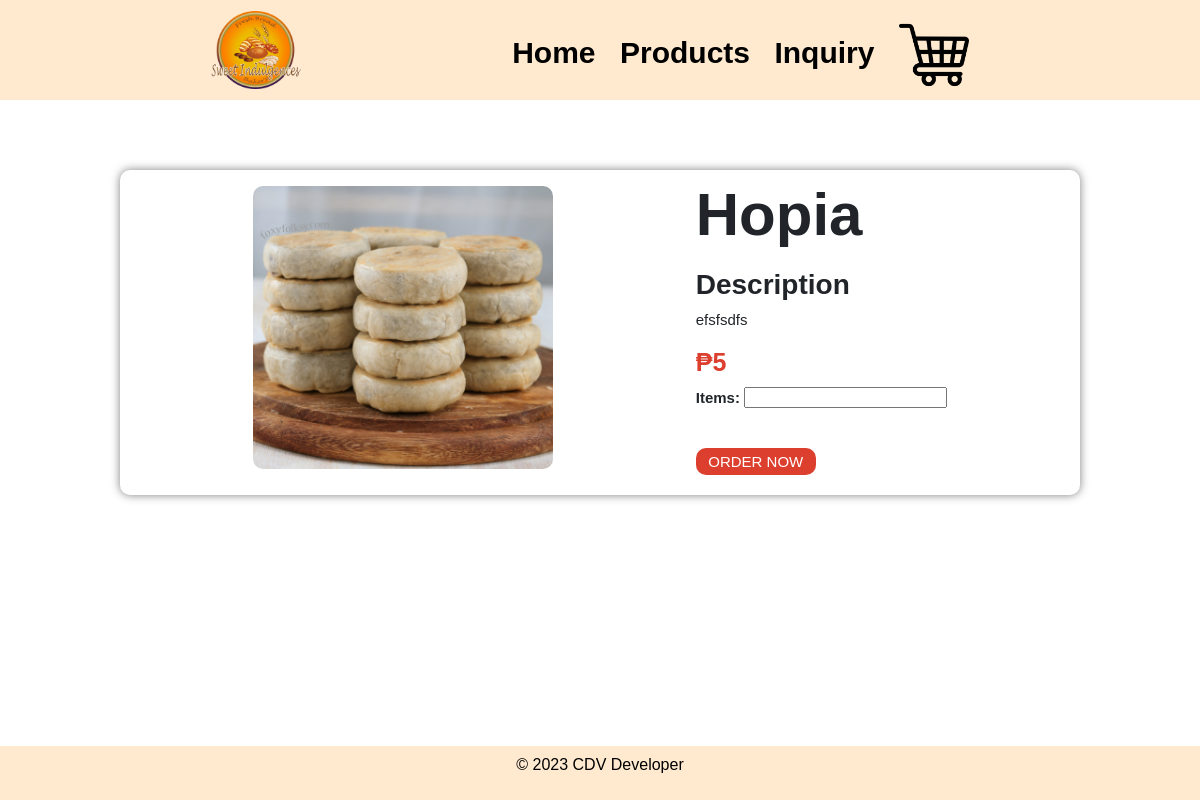
The app's page /buynow/product.php?ID=12 with its own data.
### tables this page shows
CREATE TABLE `products` (
  `Id` int(11) NOT NULL,
  `product_name` varchar(60) NOT NULL,
  `product_pic` varchar(120) NOT NULL,
  `description` varchar(300) NOT NULL,
  `price` varchar(60) NOT NULL,
  `DateAndTime` timestamp NOT NULL DEFAULT current_timestamp()
);

### oop.php (called while the page is built, shortened)
<?php
	class login_page{
		function __construct(){
			$connLog = mysqli_connect(SERVER,USER,PASSWORD,DBNAME2);
			$this->conn = $connLog;
		}
		public function fetch_specific_order($id){
			$sql_fetch = mysqli_query($this->conn,"SELECT * FROM products WHERE Id = $id");
			return $sql_fetch;
		}
	}
?>

### buynow/product.php (the view, shortened to what this page needs)
<?php
    include "../oop.php";
    $oop = new login_page();
?>
<!DOCTYPE html>
<html>
<head>
    <link rel="stylesheet" type="text/css" href="..\style\buy.css">
    <link rel="stylesheet" type="text/css" href="..\style\bootstrap.css">
</head>
<body>
    <header class="nav">
        <img class="logo" style="width: 90px;" src="..\logo\logo.png">
        <nav>
            <ul>
                <li><h1><a href="../index.php">Home</a></li>
                <li><h1><a href="../user/products.php">Products</a></li>
                <li><h1><a href="../user/contactUs.php">Inquiry</a></li>
                <li class="profile-nav"><h1><a href="../user/cart.php"><img style="width: 70px; " src="../logo/shopping-cart.png" class="profile-image"></a></li>
            </ul>
        </nav>
    </header>
    <section class="boxx">
        <div class="specials">
            <div class="special-lists">
                <form method="POST" enctype="multipart/form-data">
                <ul>
                    <?php
                    if (isset($_GET['ID'])) {
                        $id = $_GET['ID'];
                        $fetch_specific_order = $oop->fetch_specific_order($id);
                         while ($row = mysqli_fetch_array($fetch_specific_order)) {
                    ?>
                    <li class="crop">
                        <img src="..\products\<?php echo $row['product_pic']; ?>">
                        <div>
                            <h1><?php echo $row['product_name'] ?></h1>
                            <h3>Description</h3>
                            <p> <?php echo $row['description'] ?></p>
                            <h4>₱<?php echo $row['price'] ?></h4>
                            <p><b>Items: </b><input type="number" min="0" name="items" required></p>
                            <button name="buy">ORDER NOW</button>
                        </div>
                    </li>
                    <?php
                    }
                            ?>
                            <?php
                }
                    ?>
                </ul>
                </form>
            </div>
        </div>
    </section>
    <footer>
        <p>&copy; 2023 CDV Developer</p>
    </footer>
</body>
</html>

### style/buy.css (style rules this page uses)
* { margin: 0; padding: 0; box-sizing: border-box; }
body { font-family: Arial, sans-serif; min-height: 100vh; display: flex; flex-direction: column; }
.nav { background-color: #FFEAD0; background-size: cover; background-position: center; overflow: hidden; position: relative; }
.nav .logo { width: 150px; }
header { display: flex; justify-content: space-evenly; color: white; align-items: center; padding: 10px 0; }
nav { margin-top: 10px; }
nav ul { list-style: none; }
nav li { display: inline; margin-right: 20px; }
nav ul li { display: inline-block; margin-right: 20px; }
nav ul li a { text-decoration: none; color: black; font-size: 30px; }
.boxx { position: relative; margin-top: 40px; }
.specials { position:absolute; margin: auto; left: 0; right: 0; max-width: 1000px; }
.specials h1 { font-size: 60px; padding-bottom: 20px; }
.specials h4 { font-size: 25px; }
.specials p { margin: 0 0 10px 0; padding: 10px 0; font-size: 15px; }
.special-lists ul li { display: flex; align-items: center; justify-content: space-evenly; margin-bottom: 30px; margin-top: 30px; }
.special-lists ul { list-style: none; }
.special-lists ul li h4 { margin-top: 10px; color: #DD3F2F; }
.special-lists ul li img { margin-right: 20px; width: 300px; object-fit: contain; border-radius: 10px; }
.special-lists li { display: inline; margin: 0 20px 20px 20px; padding: 10px 10px 20px 10px; background-color: f5f5f5; border-radius: 10px; box-shadow: 0 0 10px rgba(0, 0, 0, 0.5); }
.special-lists li button { background-color: #DD3F2F; border: none; font-size: 15px; padding: 5px; color: #FFFFFF; width: 120px; overflow: hidden; cursor: pointer; border-radius: 10px; text-align: center; margin-top: 20px; }
footer { margin-top: auto; width: 100%; background-color: #FFEAD0; color: black; text-align: center; padding: 10px 0; }

### records on screen
products: product_pic (picture), product_name "Hopia", description "efsfsdfs", price "5"
